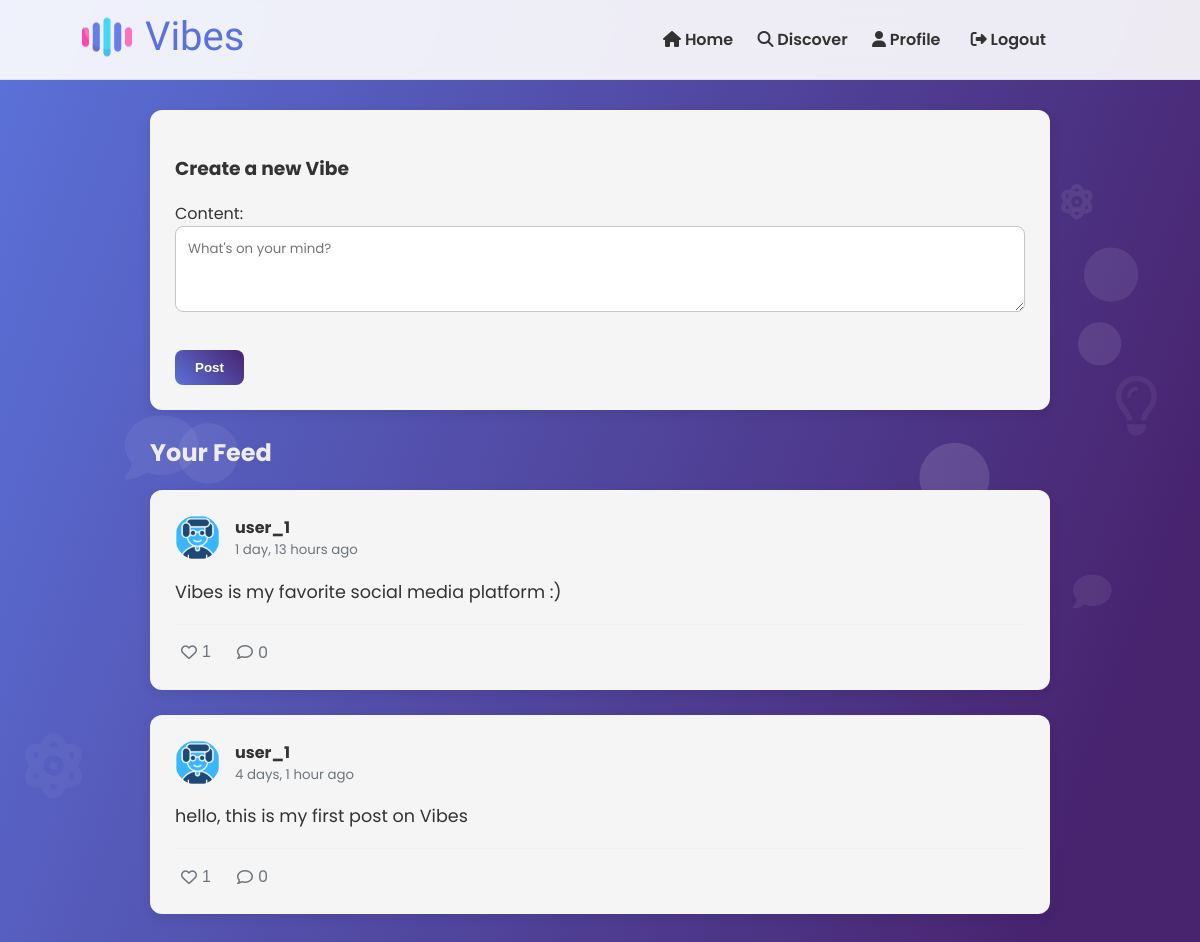
Screenshot of / (signed in) with the database file from the repository.
### core/models.py (models this page shows, shortened)
class Post(models.Model):
    author = models.ForeignKey(User, on_delete=models.CASCADE)
    content = models.TextField(max_length=280)
    created_at = models.DateTimeField(auto_now_add=True)
    likes = models.ManyToManyField(User, related_name='liked_posts', blank=True)
    class Meta:
        ordering = ['-created_at'] # Newest posts first

class Profile(models.Model):
    user = models.OneToOneField(User, on_delete=models.CASCADE)
    bio = models.TextField(blank=True)
    profile_pic = models.ImageField(upload_to='profile_pics', default='default_avatar.png')

### core/views.py (the view, shortened to what this page needs)
# urls.py: path('', views.home, name='home'),
@login_required
def home(request):
    followed_users = Follow.objects.filter(follower=request.user).values_list('followed', flat=True)
    all_user_ids = list(followed_users) + [request.user.id]
    posts = Post.objects.filter(author__id__in=all_user_ids)
    post_form = PostForm()
    return render(request, 'core/home.html', {'posts': posts, 'post_form': post_form})

### core/forms.py
class PostForm(forms.ModelForm):
    class Meta:
        model = Post
        fields = ['content']
        widgets = {
            'content': forms.Textarea(attrs={'rows': 3, 'placeholder': 'What\'s on your mind?'}),
        }

### core/templates/core/home.html (shortened to what this page needs)
{% extends 'base.html' %}
{% block content %}
<div class="main-content">
    <div class="post-form-container card">
        <h3>Create a new Vibe</h3>
        <form method="post">
            {{ post_form.as_p }}
            <button type="submit" class="btn btn-primary">Post</button>
        </form>
    </div>
    <div class="feed">
        <h2>Your Feed</h2>
        {% for post in posts %}
        <div class="post-card card">
            <div class="post-header">
                <img src="{{ post.author.profile.profile_pic.url }}" class="avatar-small">
                <div>
                    <strong><a href="{% url 'profile' post.author.username %}">{{ post.author.username }}</a></strong>
                    <small class="text-muted">{{ post.created_at|timesince }} ago</small>
                </div>
            </div>
            <div class="post-content">
                <p>{{ post.content }}</p>
            </div>
            <div class="post-footer">
                <button class="like-btn" data-post-id="{{ post.id }}">
                    <i class="fa-heart {% if user in post.likes.all %}fas{% else %}far{% endif %}"></i>
                    <span id="likes-count-{{ post.id }}">{{ post.likes.count }}</span>
                </button>
                <a href="{% url 'post_detail' post.id %}" class="comment-btn">
                    <i class="far fa-comment"></i> {{ post.comments.count }}
                </a>
            </div>
        </div>
        {% empty %}
        <p class="card">Your feed is empty. Follow some users to see their posts!</p>
        {% endfor %}
    </div>
</div>
{% endblock %}

### core/static/css/styles.css (style rules this page uses)
:root { --primary-color: #5b72da; --secondary-color: #48236e; --background-color: #e0e4eb; --card-bg: #f5f5f5; --text-color: #333; --text-muted: #6c757d; --font-family: 'Poppins', sans-serif; --border-radius: 12px; --box-shadow: 0 4px 12px rgba(0, 0, 0, 0.08); }
body { font-family: var(--font-family); background: linear-gradient(110deg, var(--primary-color) 0%, var(--secondary-color) 90%); background-attachment: fixed; color: var(--text-color); margin: 0; padding-top: 100px; }
.card { background: var(--card-bg); border-radius: var(--border-radius); box-shadow: var(--box-shadow); padding: 25px; margin-bottom: 25px; }
.btn { border: none; border-radius: 8px; padding: 10px 20px; font-weight: 600; cursor: pointer; transition: all 0.3s ease; }
.btn-primary { background: linear-gradient(45deg, var(--primary-color), var(--secondary-color)); color: white; }
.post-form-container textarea, .auth-form input, .comment-form textarea { width: 100%; padding: 12px; border: 1px solid #c6c4c4; border-radius: 8px; margin-bottom: 15px; box-sizing: border-box; font-family: inherit; }
.feed h2 { color: #ededed; }
.avatar-small { width: 45px; height: 45px; border-radius: 50%; margin-right: 15px; }
.post-header { display: flex; align-items: center; margin-bottom: 15px; }
.post-header a { text-decoration: none; color: var(--text-color); }
.post-header small { color: var(--text-muted); display: block; }
.post-content p { font-size: 1.1em; line-height: 1.6; }
.post-footer { display: flex; align-items: center; gap: 20px; padding-top: 15px; border-top: 1px solid #f0f0f0; }
.like-btn, .comment-btn { background: none; border: none; cursor: pointer; color: var(--text-muted); font-size: 1em; display: flex; align-items: center; gap: 5px; text-decoration: none; }

### rows the page displays
Post: author.profile.profile_pic (placeholder picture), author.username "user_1", created_at "1 day, 13 hours", content "Vibes is my favorite social media platform :)", likes.count "1", comments.count "0"
Post: author.profile.profile_pic (placeholder picture), author.username "user_1", created_at "4 days, 1 hour", content "hello, this is my first post on Vibes", likes.count "1", comments.count "0"
